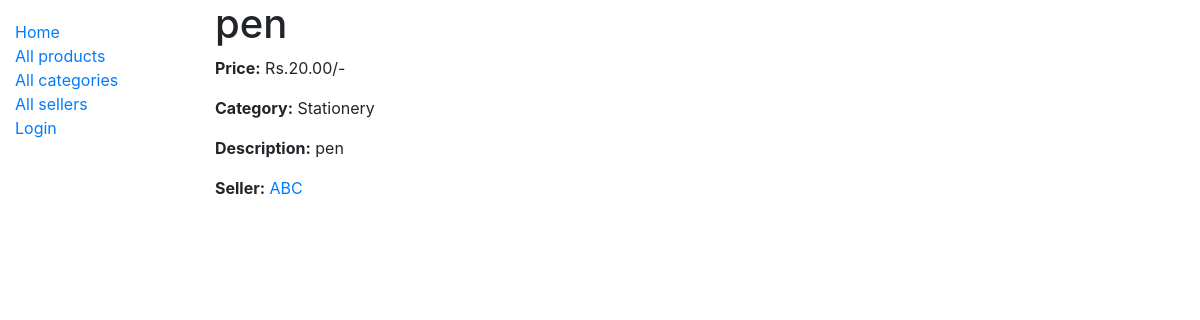
Page /market/product/1 on the committed database.
### market/models.py (models this page shows, shortened)
class Product(models.Model):
    name = models.CharField(max_length=50)
    price = models.DecimalField(max_digits=8, decimal_places=2)
    description = models.TextField(max_length=1000, help_text='brief description of the product')
    image_url = models.URLField(max_length=200, null=True, blank=True)
    seller = models.ForeignKey(Seller, on_delete=models.SET_NULL, null=True)
    category = models.ManyToManyField(Category, help_text='Categories for this product')

class Category(models.Model):
    name = models.CharField(max_length=50, help_text='Product category')
    def __str__(self):
        return self.name

class Seller(models.Model):
    name = models.CharField(max_length=60)
    phone = PhoneNumberField(null=False, blank=False, unique=True)
    address = models.TextField(max_length=500, null=True)
    def __str__(self):
        return self.name

### market/views.py (the view)
# urls.py: path('product/<int:pk>', views.ProductDetailView.as_view(), name='product-detail'),
class ProductDetailView(generic.DetailView):
    model = Product

### market/templates/market/product_detail.html
{% extends "base_generic.html" %}
{% block content %}
    <h1> {{ product.name }}</h1>
    <p><strong>Price:</strong> Rs.{{ product.price }}/-</p>
    <p><strong>Category:</strong> {% for category in product.category.all %} {{ category }}{% if not forloop.last %}, {% endif %}{% endfor %}</p>
    <p><strong>Description:</strong> {{ product.description }}</p>
    <p><strong>Seller:</strong> <a href="{% url 'seller-detail' product.seller.pk %}">{{ product.seller }}</a></p>
{% endblock %}

### rows in the picture
Product: name "pen", price "20.00", description "pen", seller "ABC"
Category: name "Stationery"
